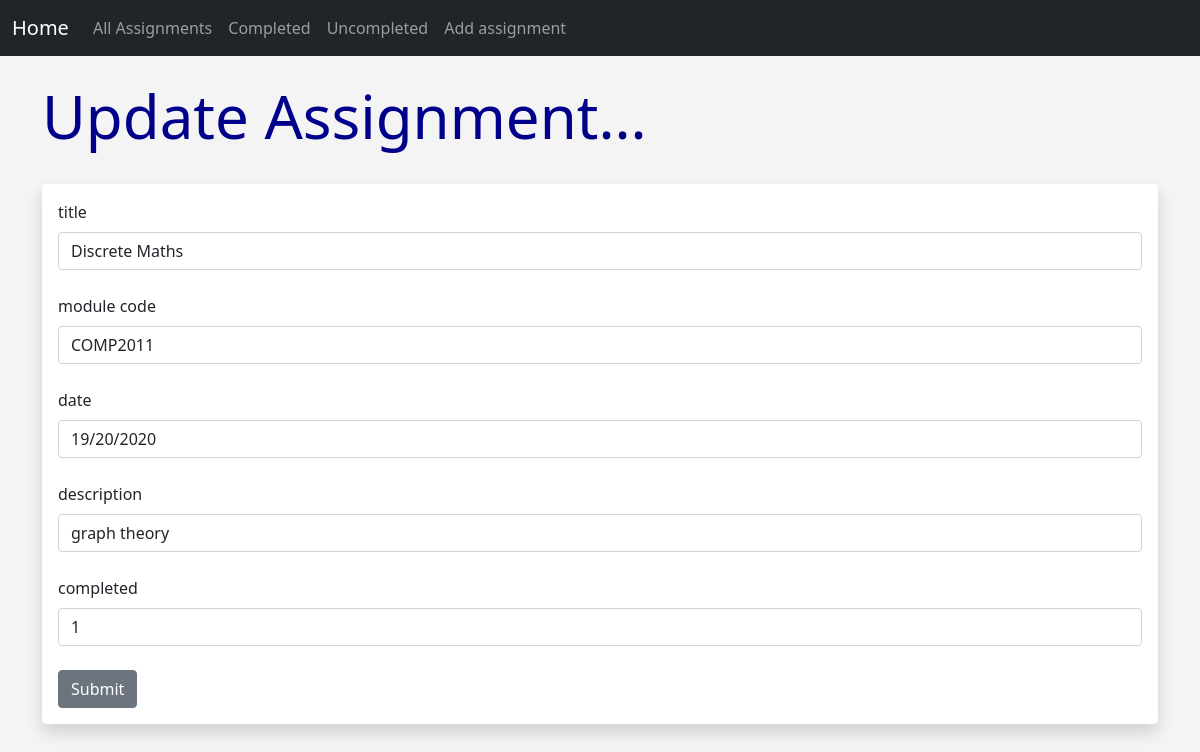
Screenshot of /update/1 with the database file from the repository.
### run.py (models this page shows, shortened)
class Assignment(db.Model):
	id = db.Column(db.Integer, primary_key=True)
	title = db.Column(db.String(40), nullable = False)
	code = db.Column(db.String(10), nullable = False)
	deadline = db.Column(db.String)
	description = db.Column(db.String(400))
	completed = db.Column(db.Integer)
	date_added = db.Column(db.DateTime, default=datetime.utcnow)

### run.py (the view)
@app.route('/update/<int:id>', methods=['GET', 'POST'])
def update(id):
	form = AssignmentForm()
	update_assignment = Assignment.query.get_or_404(id)
	if request.method == "POST":
		update_assignment.title = request.form['title']
		update_assignment.completed = request.form['complete']
		update_assignment.description = request.form['description']
		update_assignment.deadline = request.form['deadline']
		update_assignment.title = request.form['title']
		update_assignment.code = request.form['code']
		try:
			db.session.commit()
			flash("User Updated Successfully!")
			return render_template("update.html",
				form=form,
				update_assignment = update_assignment)
		except:
			flash("Error!  Looks like there was a problem...try again!")
			return render_template("update.html",
				form=form,
				update_assignment = update_assignment)
	else:
		return render_template("update.html",
				form=form,
				update_assignment = update_assignment)

### run.py
class AssignmentForm(FlaskForm):
    title = StringField("title", validators=[DataRequired()])
    code = StringField("module code", validators=[DataRequired()])
    deadline = StringField("date", validators=[DataRequired()])
    description = StringField("description", validators=[DataRequired()])
    submit = SubmitField("Submit")
    complete = IntegerField("completed", validators=[DataRequired()])

### templates/update.html (shortened to what this page needs)
{% extends 'base.html' %}
{% block content %}
	<h1>Update Assignment...</h1>
	<br/>
<div class="shadow p-3 mb-5 bg-body rounded">
	<form action="/update/{{ update_assignment.id }}" method="POST">
		{{ form.title.label(class="form-label") }}
		{{ form.title(class="form-control", value=update_assignment.title) }}
		<br/>
		{{ form.code.label(class="form-label") }}
		{{ form.code(class="form-control", value=update_assignment.code) }}
		<br/>
		{{ form.deadline.label(class="form-label") }}
		{{ form.deadline(class="form-control", value=update_assignment.deadline) }}
		<br/>
		{{ form.description.label(class="form-label") }}
		{{ form.description(class="form-control", value=update_assignment.description) }}
		<br/>
		{{ form.complete.label(class="form-label") }}
		{{ form.complete(class="form-control", value=update_assignment.completed) }}
		<br/>
		{{ form.submit(class="btn btn-secondary") }}
	</form>
</div>
<br/><br/><br/>
{% endblock %}

### static/css/style.css (style rules this page uses)
h1 { color: darkblue; font-size:60px; }
body { background: #f4f4f4; }

### rows the page displays
Assignment: title "Discrete Maths", code "COMP2011", deadline "19/20/2020", description "graph theory"
